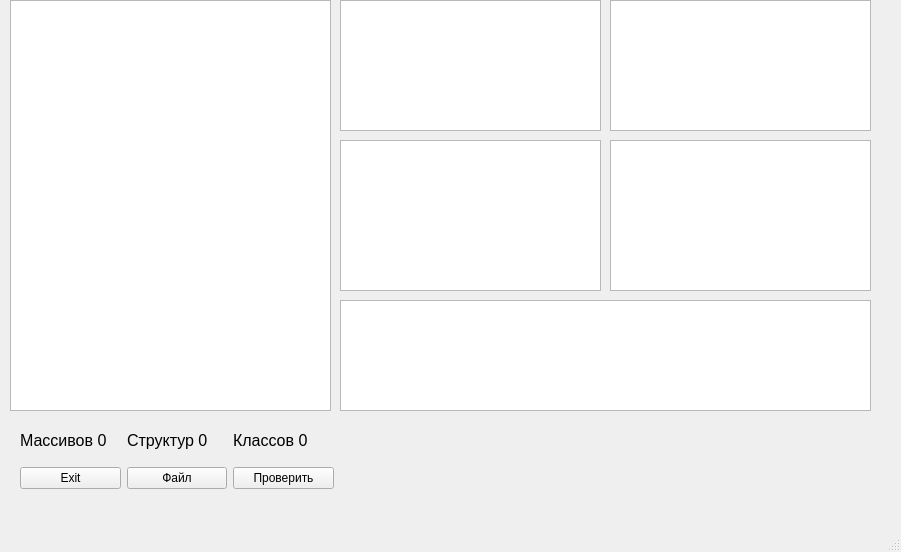
<?xml version="1.0" encoding="UTF-8"?>
<ui version="4.0">
 <class>MainWindow</class>
 <widget class="QMainWindow" name="MainWindow">
  <property name="geometry">
   <rect>
    <x>0</x>
    <y>0</y>
    <width>901</width>
    <height>552</height>
   </rect>
  </property>
  <property name="windowTitle">
   <string>MainWindow</string>
  </property>
  <widget class="QWidget" name="centralwidget">
   <widget class="QTableView" name="tableView_3">
    <property name="geometry">
     <rect>
      <x>610</x>
      <y>0</y>
      <width>261</width>
      <height>131</height>
     </rect>
    </property>
    <attribute name="horizontalHeaderVisible">
     <bool>true</bool>
    </attribute>
    <attribute name="horizontalHeaderCascadingSectionResizes">
     <bool>false</bool>
    </attribute>
    <attribute name="horizontalHeaderDefaultSectionSize">
     <number>124</number>
    </attribute>
    <attribute name="verticalHeaderCascadingSectionResizes">
     <bool>false</bool>
    </attribute>
    <attribute name="verticalHeaderShowSortIndicator" stdset="0">
     <bool>false</bool>
    </attribute>
   </widget>
   <widget class="QTableView" name="tableView_2">
    <property name="geometry">
     <rect>
      <x>340</x>
      <y>140</y>
      <width>261</width>
      <height>151</height>
     </rect>
    </property>
    <attribute name="horizontalHeaderVisible">
     <bool>true</bool>
    </attribute>
    <attribute name="horizontalHeaderCascadingSectionResizes">
     <bool>false</bool>
    </attribute>
    <attribute name="horizontalHeaderDefaultSectionSize">
     <number>420</number>
    </attribute>
    <attribute name="verticalHeaderCascadingSectionResizes">
     <bool>false</bool>
    </attribute>
    <attribute name="verticalHeaderShowSortIndicator" stdset="0">
     <bool>false</bool>
    </attribute>
   </widget>
   <widget class="QTableView" name="tableView">
    <property name="geometry">
     <rect>
      <x>340</x>
      <y>0</y>
      <width>261</width>
      <height>131</height>
     </rect>
    </property>
    <attribute name="horizontalHeaderDefaultSectionSize">
     <number>139</number>
    </attribute>
   </widget>
   <widget class="QTableView" name="tableView_5">
    <property name="geometry">
     <rect>
      <x>340</x>
      <y>300</y>
      <width>531</width>
      <height>111</height>
     </rect>
    </property>
    <attribute name="horizontalHeaderVisible">
     <bool>true</bool>
    </attribute>
    <attribute name="horizontalHeaderCascadingSectionResizes">
     <bool>false</bool>
    </attribute>
    <attribute name="horizontalHeaderDefaultSectionSize">
     <number>249</number>
    </attribute>
    <attribute name="verticalHeaderCascadingSectionResizes">
     <bool>false</bool>
    </attribute>
    <attribute name="verticalHeaderShowSortIndicator" stdset="0">
     <bool>false</bool>
    </attribute>
   </widget>
   <widget class="QTableView" name="tableView_4">
    <property name="geometry">
     <rect>
      <x>610</x>
      <y>140</y>
      <width>261</width>
      <height>151</height>
     </rect>
    </property>
    <attribute name="horizontalHeaderVisible">
     <bool>true</bool>
    </attribute>
    <attribute name="horizontalHeaderCascadingSectionResizes">
     <bool>false</bool>
    </attribute>
    <attribute name="horizontalHeaderDefaultSectionSize">
     <number>200</number>
    </attribute>
    <attribute name="verticalHeaderCascadingSectionResizes">
     <bool>false</bool>
    </attribute>
    <attribute name="verticalHeaderShowSortIndicator" stdset="0">
     <bool>false</bool>
    </attribute>
   </widget>
   <widget class="QTextEdit" name="textEdit">
    <property name="geometry">
     <rect>
      <x>10</x>
      <y>0</y>
      <width>321</width>
      <height>411</height>
     </rect>
    </property>
   </widget>
   <widget class="QWidget" name="">
    <property name="geometry">
     <rect>
      <x>20</x>
      <y>420</y>
      <width>314</width>
      <height>69</height>
     </rect>
    </property>
    <layout class="QVBoxLayout" name="verticalLayout">
     <item>
      <layout class="QHBoxLayout" name="horizontalLayout">
       <item>
        <widget class="QLabel" name="label_array">
         <property name="text">
          <string>&lt;html&gt;&lt;head/&gt;&lt;body&gt;&lt;p&gt;&lt;span style=&quot; font-size:12pt;&quot;&gt;Массивов 0&lt;/span&gt;&lt;/p&gt;&lt;/body&gt;&lt;/html&gt;</string>
         </property>
        </widget>
       </item>
       <item>
        <widget class="QLabel" name="label_struct">
         <property name="text">
          <string>&lt;html&gt;&lt;head/&gt;&lt;body&gt;&lt;p&gt;&lt;span style=&quot; font-size:12pt;&quot;&gt;Структур 0&lt;/span&gt;&lt;/p&gt;&lt;/body&gt;&lt;/html&gt;</string>
         </property>
        </widget>
       </item>
       <item>
        <widget class="QLabel" name="label_class">
         <property name="text">
          <string>&lt;html&gt;&lt;head/&gt;&lt;body&gt;&lt;p&gt;&lt;span style=&quot; font-size:12pt;&quot;&gt;Классов 0&lt;/span&gt;&lt;/p&gt;&lt;/body&gt;&lt;/html&gt;</string>
         </property>
        </widget>
       </item>
      </layout>
     </item>
     <item>
      <layout class="QHBoxLayout" name="horizontalLayout_2">
       <item>
        <widget class="QPushButton" name="pushButton_3">
         <property name="text">
          <string>Exit</string>
         </property>
        </widget>
       </item>
       <item>
        <widget class="QPushButton" name="pushButton_2">
         <property name="text">
          <string>Файл</string>
         </property>
        </widget>
       </item>
       <item>
        <widget class="QPushButton" name="pushButton">
         <property name="text">
          <string>Проверить</string>
         </property>
        </widget>
       </item>
      </layout>
     </item>
    </layout>
   </widget>
  </widget>
  <widget class="QMenuBar" name="menubar">
   <property name="geometry">
    <rect>
     <x>0</x>
     <y>0</y>
     <width>901</width>
     <height>26</height>
    </rect>
   </property>
  </widget>
  <widget class="QStatusBar" name="statusbar"/>
 </widget>
 <resources/>
 <connections/>
</ui>
